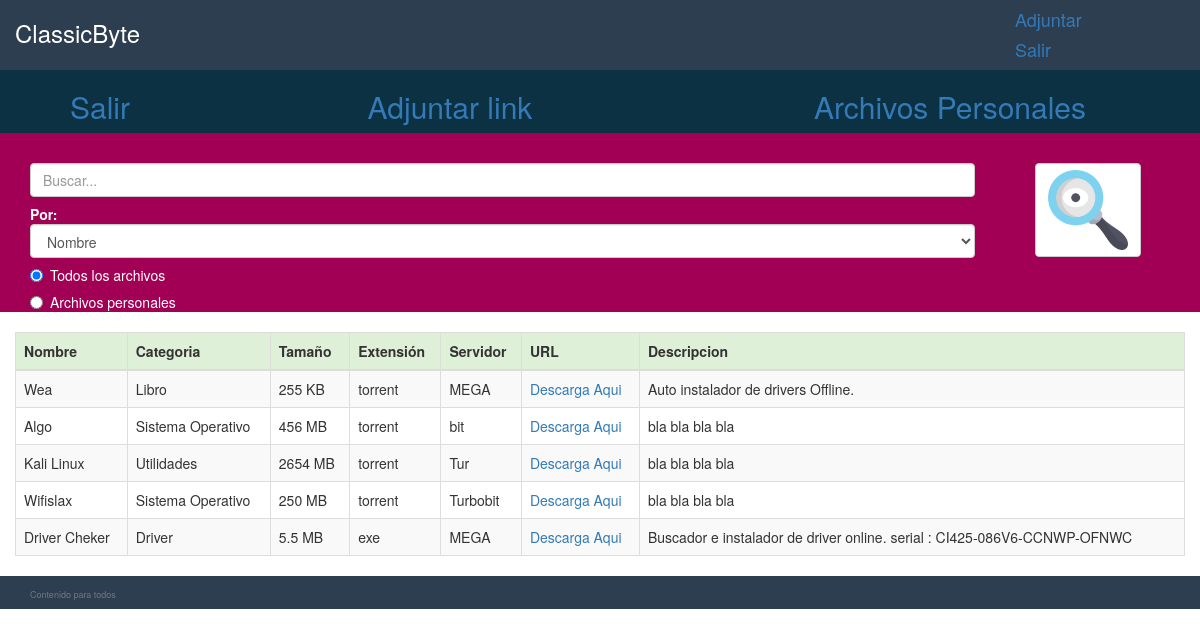
/view/main.php (signed in), run on the app's committed database.
### tables this page shows
CREATE TABLE file_up(
	cod_fileup INT NOT NULL AUTO_INCREMENT,
	name VARCHAR(50) NOT NULL,
	categ_fileup VARCHAR(30) NOT  NULL,
	size VARCHAR(10) NOT NULL,
	extending VARCHAR(10) NOT NULL,
	servidor VARCHAR(30) NOT NULL,
	url VARCHAR(100) NOT NULL,
	descripcion VARCHAR(200) NOT NULL,
	fecha VARCHAR(50) NOT NULL,
	cod_user VARCHAR(50) NOT NULL,
	PRIMARY KEY(cod_fileup)
)charset=latin1;

### model/connected.php (the view, shortened to what this page needs)
<?php
	class conexion{
		private $conexion;
		private $server = "localhost";
		private $usuario = "root";
		private $pass = "";
		private $db = "toolkitrneuronal";
		public function __construct(){
			$this->conexion = new mysqli($this->server, $this->usuario, $this->pass, $this->db);
		}
		public function tableFiles($nomarch,$categoria,$tipo){
			$this->word_key=$nomarch;
			$this->cate=$categoria;
			$this->tip=$tipo;
			if ($this->tip=="everarch") {
				$query="select cod_fileup, name, categ_fileup, size, extending, servidor, url, descripcion from file_up where ".$this->cate." like ('%".$this->word_key."%') order by cod_fileup asc";
			}elseif ($this->tip=="archper") {
				$this->tip=$_SESSION['coduser'];
				$query="select * from file_up where cod_user=".$this->tip." and categ_fileup like ('%".$this->word_key."%') order by cod_fileup asc";
			}elseif ($this->tip=="one_charge") {
				$query="select * from file_up order by cod_fileup desc";
			}
			$consulta = $this->conexion->query($query);
			if (mysqli_num_rows($consulta)==0){
				echo "<center><h1>No se encontraron resultados</h1></center>";
			}else{
				echo "<div class='table-responsive'>";
				echo "<br>";
				echo "<table class='table table-bordered table-striped' width='80%' align='center'>";
					echo "<thead>";
						echo "<tr class='success'>";
							echo "<th>Nombre</th>";
							echo "<th>Categoria</th>";
							echo "<th>Tamaño</th>";
							echo "<th>Extensión</th>";
							echo "<th>Servidor</th>";
							echo "<th>URL</th>";
							echo "<th>Descripcion</th>";
						echo "</tr>";
					echo "</thead>";
					echo "<tbody>";
				while ($row = mysqli_fetch_array($consulta)) {
						echo "<tr>";
							echo '<td>'.$row['name'].'</td>';
							echo '<td>'. $row['categ_fileup'].'</td>';
							echo '<td>'.$row['size'].'</td>';
							echo '<td>'.$row['extending'].'</td>';
							echo '<td>'.$row['servidor'].'</td>';
							$link = $row['url'];
							echo '<td><a target="_blank" href="'.$link.'" style="text-decoration:none">Descarga Aqui</a></td>';
							echo '<td>'.$row['descripcion'].'</td>';
						echo "</tr>";
				}
					echo "</tbody>";
				echo "</table>";
				echo "</div>";
			}
		}
	}
?>

### view/main.php (shortened to what this page needs)
<?php
	include('../model/connected.php');
?>
<!DOCTYPE html>
<html lang="en">
<head>
	<link rel="stylesheet" type="text/css" href="css/estilos.css">
	<link rel="stylesheet" href="css/bootstrap.min.css">
	<link rel="stylesheet" href="https://cdnjs.cloudflare.com/ajax/libs/font-awesome/4.7.0/css/font-awesome.min.css">
</head>
<body class="">
	<header>
		<div class="container-fluid">
			<div class="row">
				<div class="col-xs-11 col-sm-10">
					<h3>ClassicByte
					</h3>
				</div>
				<div class="colxs-1 col-sm-2">
					<a href="attach.php" style="text-decoration:none"><h4>Adjuntar</h4></a>
					<a href="../model/salir.php?sal=si" style="text-decoration:none"><h4>Salir</h4></a>
				</div>
			</div>
		</div>
	</header>
	<section class="">
			<div class="color2 col-xs-12 col-sm-2 col-md-2">
				<center>
					<h2><a href="../model/salir.php?sal=si" style="text-decoration:none">Salir</a>
				</center>
			</div>
			<div class="color2 col-xs-12 col-sm-5 col-md-5">
				<center>
					<h2><a href="attach.php" style="text-decoration:none">Adjuntar link</a></h2>
				</center>
			</div>
			<div class="color2 col-xs-12 col-sm-5 col-md-5">
				<center>
					<h2><a href="archper.php" style="text-decoration:none">Archivos Personales</a></h2>
				</center>
			</div>
			<div class="color1 container-fluid">
			<p style='color:#a10054;'>.</p>
			</div>
			<div class="color1 container-fluid">
				<form class="form-horizontal" method="post" action="../control/arch.php" enctype="application/x-www-form-urlencoded">
					<div class="col-xs-12 col-sm-9 col-md-10 col-lg-10">
							<input type="text" class="form-control" id="textbuscar" name="textbuscar" placeholder="Buscar..." required>
							<label class="control-label" for="categ">Por:</label>
                            <select  class="form-control" name="categ" required/>
                            	<option value="name">Nombre</option>
							<div class="radio">
							  <label>
							    <input type="radio" name="op" id="everarch" value="everarch" checked>
							    Todos los archivos
							  </label>
							</div>
							<div class="radio">
							  <label>
							    <input type="radio" name="op" id="archper" value="archper">
							    Archivos personales
							  </label>
							</div>
					</div>
					<div class="col-xs-12 col-sm-3 col-md-2 col-lg-2">
						<center><button type="submit" class="btn btn-default"><img src="img/loupe.png" width="80" height="80"></button></center>
					</div>
				</form>
			</div>
	</section>
		<div class="color6 col-xs-12">
				<?php
					$cate=0;
					$tipo="one_charge";
					$inn = new conexion;
					$html = $inn->tableFiles($_SESSION['coduser'],$cate,$tipo);
				?>
		</div>
	<footer class="container-fluid">
			<div class="container col-xs-12">
				<h6><small>Contenido para todos</small></h6>
			</div>
	</footer>
</body>
</html>

### view/css/estilos.css (style rules this page uses)
header { background:#2c3e50; color:#fff; }
footer { background:#2c3e50; color:#fff; }
img { max-width: 100%; height: auto; }
a { text-decoration:none; }
.color1 { background: #a10054; color:#fff; }
.color2 { background: #0b3142; color:#fff; }
.color6 { background: #fff; }

### data on the page
file_up: name "Wea", categ_fileup "Libro", size "255 KB", extending "torrent", servidor "MEGA", descripcion "Auto instalador de drivers Offline."
file_up: name "Algo", categ_fileup "Sistema Operativo", size "456 MB", extending "torrent", servidor "bit", descripcion "bla bla bla bla"
file_up: name "Kali Linux", categ_fileup "Utilidades", size "2654 MB", extending "torrent", servidor "Tur", descripcion "bla bla bla bla"
file_up: name "Wifislax", categ_fileup "Sistema Operativo", size "250 MB", extending "torrent", servidor "Turbobit", descripcion "bla bla bla bla"
file_up: name "Driver Cheker", categ_fileup "Driver", size "5.5 MB", extending "exe", servidor "MEGA", descripcion "Buscador e instalador de driver online. serial : CI425-086V6-CCNWP-OFNWC"
